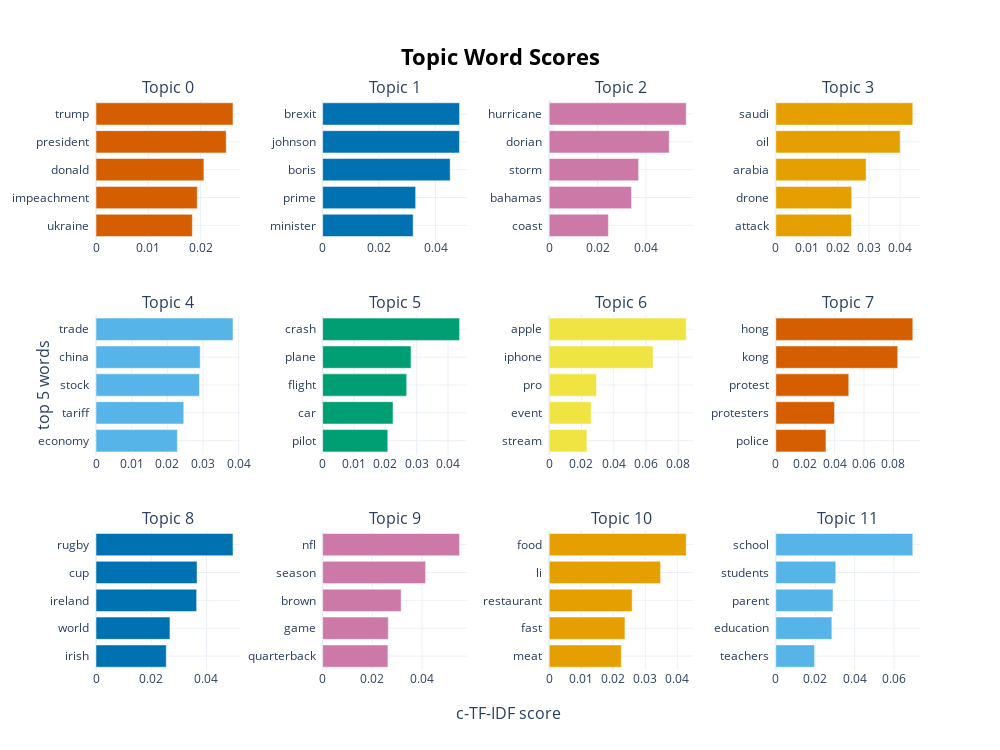

Notebook cell for this chart:
### Code cell
visualize_barchart2(model)

### Figure 1 — Plotly figure (JSON) as saved in the notebook; plotly's stock layout.template omitted (floating-point values rounded to 4 significant figures)
{"data": [{"marker": {"color": "#D55E00"}, "orientation": "h", "type": "bar", "x": [0.01842, 0.01936, 0.02063, 0.0249, 0.02619], "xaxis": "x", "y": ["ukraine  ", "impeachment  ", "donald  ", "president  ", "trump  "], "yaxis": "y"}, {"marker": {"color": "#0072B2"}, "orientation": "h", "type": "bar", "x": [0.03207, 0.03295, 0.04517, 0.04846, 0.04851], "xaxis": "x2", "y": ["minister  ", "prime  ", "boris  ", "johnson  ", "brexit  "], "yaxis": "y2"}, {"marker": {"color": "#CC79A7"}, "orientation": "h", "type": "bar", "x": [0.02447, 0.03403, 0.03698, 0.04963, 0.05664], "xaxis": "x3", "y": ["coast  ", "bahamas  ", "storm  ", "dorian  ", "hurricane  "], "yaxis": "y3"}, {"marker": {"color": "#E69F00"}, "orientation": "h", "type": "bar", "x": [0.02435, 0.0244, 0.02905, 0.04, 0.04407], "xaxis": "x4", "y": ["attack  ", "drone  ", "arabia  ", "oil  ", "saudi  "], "yaxis": "y4"}, {"marker": {"color": "#56B4E9"}, "orientation": "h", "type": "bar", "x": [0.0228, 0.0246, 0.02901, 0.0292, 0.03839], "xaxis": "x5", "y": ["economy  ", "tariff  ", "stock  ", "china  ", "trade  "], "yaxis": "y5"}, {"marker": {"color": "#009E73"}, "orientation": "h", "type": "bar", "x": [0.02078, 0.02245, 0.02682, 0.02818, 0.04368], "xaxis": "x6", "y": ["pilot  ", "car  ", "flight  ", "plane  ", "crash  "], "yaxis": "y6"}, {"marker": {"color": "#F0E442"}, "orientation": "h", "type": "bar", "x": [0.02338, 0.026, 0.02934, 0.06441, 0.08495], "xaxis": "x7", "y": ["stream  ", "event  ", "pro  ", "iphone  ", "apple  "], "yaxis": "y7"}, {"marker": {"color": "#D55E00"}, "orientation": "h", "type": "bar", "x": [0.0341, 0.03993, 0.0496, 0.08289, 0.09313], "xaxis": "x8", "y": ["police  ", "protesters  ", "protest  ", "kong  ", "hong  "], "yaxis": "y8"}, {"marker": {"color": "#0072B2"}, "orientation": "h", "type": "bar", "x": [0.02544, 0.02678, 0.03644, 0.03659, 0.0496], "xaxis": "x9", "y": ["irish  ", "world  ", "ireland  ", "cup  ", "rugby  "], "yaxis": "y9"}, {"marker": {"color": "#CC79A7"}, "orientation": "h", "type": "bar", "x": [0.02628, 0.02644, 0.03161, 0.04145, 0.05513], "xaxis": "x10", "y": ["quarterback  ", "game  ", "brown  ", "season  ", "nfl  "], "yaxis": "y10"}, {"marker": {"color": "#E69F00"}, "orientation": "h", "type": "bar", "x": [0.02252, 0.02366, 0.02593, 0.0348, 0.04279], "xaxis": "x11", "y": ["meat  ", "fast  ", "restaurant  ", "li  ", "food  "], "yaxis": "y11"}, {"marker": {"color": "#56B4E9"}, "orientation": "h", "type": "bar", "x": [0.01968, 0.02846, 0.02902, 0.03045, 0.06951], "xaxis": "x12", "y": ["teachers  ", "education  ", "parent  ", "students  ", "school  "], "yaxis": "y12"}], "layout": {"annotations": [{"font": {"size": 16}, "showarrow": false, "text": "Topic 0", "x": 0.0875, "xanchor": "center", "xref": "paper", "y": 1, "yanchor": "bottom", "yref": "paper"}, {"font": {"size": 16}, "showarrow": false, "text": "Topic 1", "x": 0.3625, "xanchor": "center", "xref": "paper", "y": 1, "yanchor": "bottom", "yref": "paper"}, {"font": {"size": 16}, "showarrow": false, "text": "Topic 2", "x": 0.6375, "xanchor": "center", "xref": "paper", "y": 1, "yanchor": "bottom", "yref": "paper"}, {"font": {"size": 16}, "showarrow": false, "text": "Topic 3", "x": 0.9125, "xanchor": "center", "xref": "paper", "y": 1, "yanchor": "bottom", "yref": "paper"}, {"font": {"size": 16}, "showarrow": false, "text": "Topic 4", "x": 0.0875, "xanchor": "center", "xref": "paper", "y": 0.6222, "yanchor": "bottom", "yref": "paper"}, {"font": {"size": 16}, "showarrow": false, "text": "Topic 5", "x": 0.3625, "xanchor": "center", "xref": "paper", "y": 0.6222, "yanchor": "bottom", "yref": "paper"}, {"font": {"size": 16}, "showarrow": false, "text": "Topic 6", "x": 0.6375, "xanchor": "center", "xref": "paper", "y": 0.6222, "yanchor": "bottom", "yref": "paper"}, {"font": {"size": 16}, "showarrow": false, "text": "Topic 7", "x": 0.9125, "xanchor": "center", "xref": "paper", "y": 0.6222, "yanchor": "bottom", "yref": "paper"}, {"font": {"size": 16}, "showarrow": false, "text": "Topic 8", "x": 0.0875, "xanchor": "center", "xref": "paper", "y": 0.2444, "yanchor": "bottom", "yref": "paper"}, {"font": {"size": 16}, "showarrow": false, "text": "Topic 9", "x": 0.3625, "xanchor": "center", "xref": "paper", "y": 0.2444, "yanchor": "bottom", "yref": "paper"}, {"font": {"size": 16}, "showarrow": false, "text": "Topic 10", "x": 0.6375, "xanchor": "center", "xref": "paper", "y": 0.2444, "yanchor": "bottom", "yref": "paper"}, {"font": {"size": 16}, "showarrow": false, "text": "Topic 11", "x": 0.9125, "xanchor": "center", "xref": "paper", "y": 0.2444, "yanchor": "bottom", "yref": "paper"}, {"font": {"size": 16}, "showarrow": false, "text": "c-TF-IDF score", "x": 0.5, "xanchor": "center", "xref": "paper", "y": 0, "yanchor": "top", "yref": "paper", "yshift": -30}, {"font": {"size": 16}, "showarrow": false, "text": "top 5 words", "textangle": -90, "x": 0, "xanchor": "right", "xref": "paper", "xshift": -40, "y": 0.5, "yanchor": "middle", "yref": "paper"}], "height": 750, "hoverlabel": {"bgcolor": "white", "font": {"family": "Rockwell", "size": 16}}, "showlegend": false, "title": {"font": {"color": "Black", "size": 22}, "text": "<b>Topic Word Scores", "x": 0.5, "xanchor": "center", "yanchor": "top"}, "width": 1000, "xaxis": {"anchor": "y", "domain": [0, 0.175], "showgrid": true}, "xaxis10": {"anchor": "y10", "domain": [0.275, 0.45], "showgrid": true}, "xaxis11": {"anchor": "y11", "domain": [0.55, 0.725], "showgrid": true}, "xaxis12": {"anchor": "y12", "domain": [0.825, 1], "showgrid": true}, "xaxis2": {"anchor": "y2", "domain": [0.275, 0.45], "showgrid": true}, "xaxis3": {"anchor": "y3", "domain": [0.55, 0.725], "showgrid": true}, "xaxis4": {"anchor": "y4", "domain": [0.825, 1], "showgrid": true}, "xaxis5": {"anchor": "y5", "domain": [0, 0.175], "showgrid": true}, "xaxis6": {"anchor": "y6", "domain": [0.275, 0.45], "showgrid": true}, "xaxis7": {"anchor": "y7", "domain": [0.55, 0.725], "showgrid": true}, "xaxis8": {"anchor": "y8", "domain": [0.825, 1], "showgrid": true}, "xaxis9": {"anchor": "y9", "domain": [0, 0.175], "showgrid": true}, "yaxis": {"anchor": "x", "domain": [0.7556, 1], "showgrid": true}, "yaxis10": {"anchor": "x10", "domain": [0, 0.2444], "showgrid": true}, "yaxis11": {"anchor": "x11", "domain": [0, 0.2444], "showgrid": true}, "yaxis12": {"anchor": "x12", "domain": [0, 0.2444], "showgrid": true}, "yaxis2": {"anchor": "x2", "domain": [0.7556, 1], "showgrid": true}, "yaxis3": {"anchor": "x3", "domain": [0.7556, 1], "showgrid": true}, "yaxis4": {"anchor": "x4", "domain": [0.7556, 1], "showgrid": true}, "yaxis5": {"anchor": "x5", "domain": [0.3778, 0.6222], "showgrid": true}, "yaxis6": {"anchor": "x6", "domain": [0.3778, 0.6222], "showgrid": true}, "yaxis7": {"anchor": "x7", "domain": [0.3778, 0.6222], "showgrid": true}, "yaxis8": {"anchor": "x8", "domain": [0.3778, 0.6222], "showgrid": true}, "yaxis9": {"anchor": "x9", "domain": [0, 0.2444], "showgrid": true}}}
